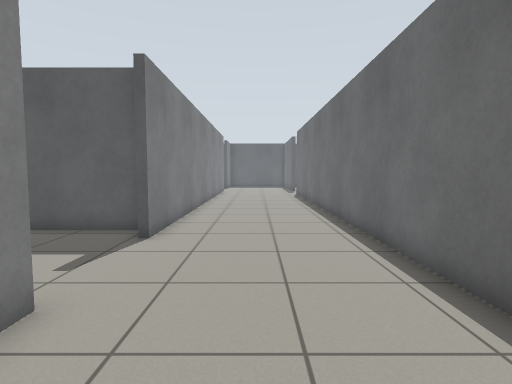
view 1 (above)

24 first-person views from a walk through a Gazebo world. The camera is 0.94 m above the floor, tilts 4° down and sees 80° across. The floor is counted in squares, 0.5 m on a side. Each view is taken from the middle of a square. On the plan, view 1 faces up. The plan holds only what a view shows up to about 16 squares ahead; the rest is blank.

view 2
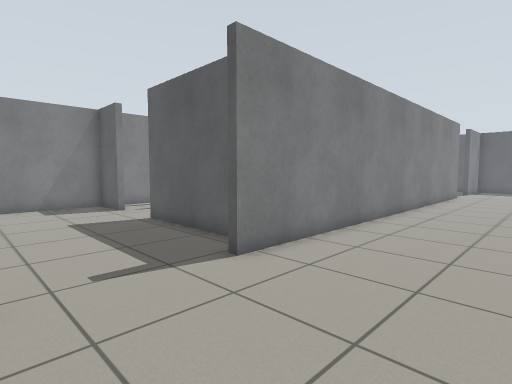

view 3
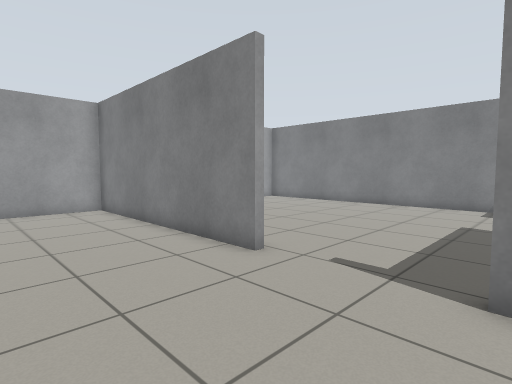

view 4
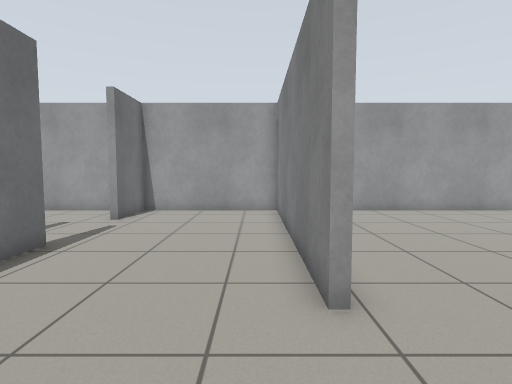

view 5
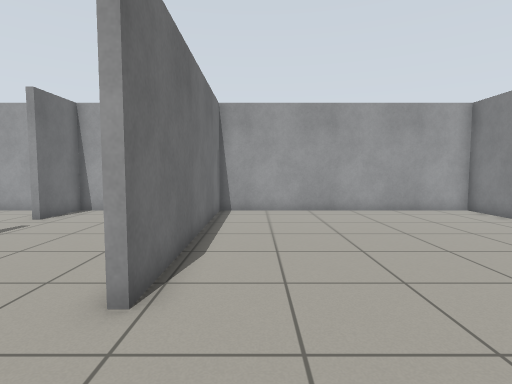

view 6
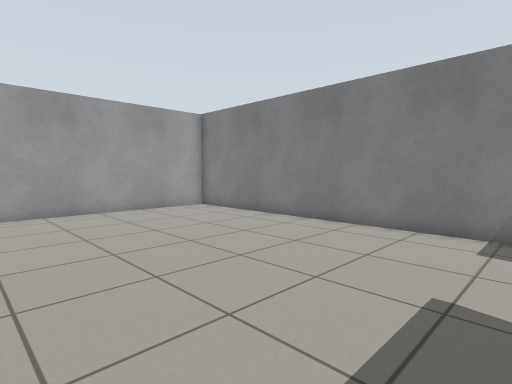

view 7
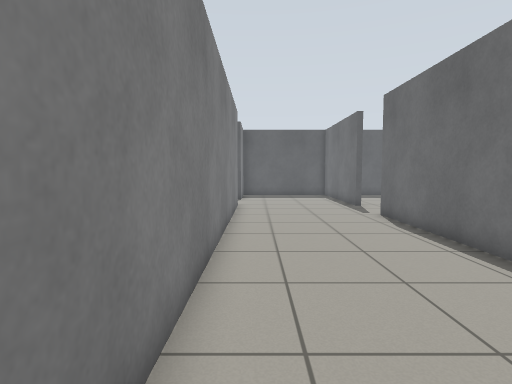

view 8
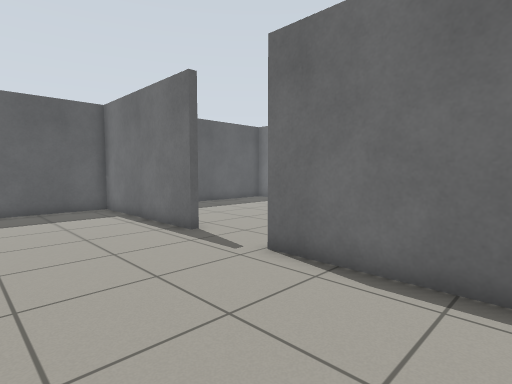

view 9
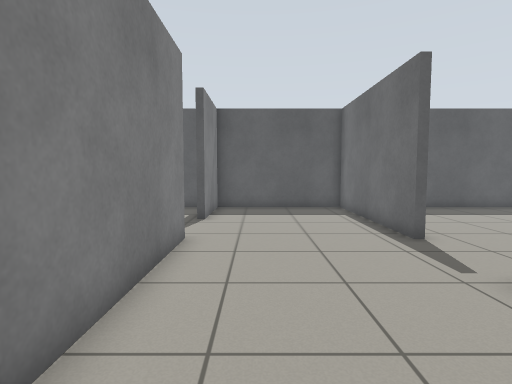

view 10
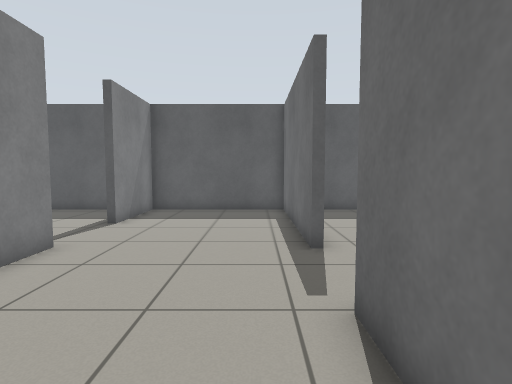

view 11
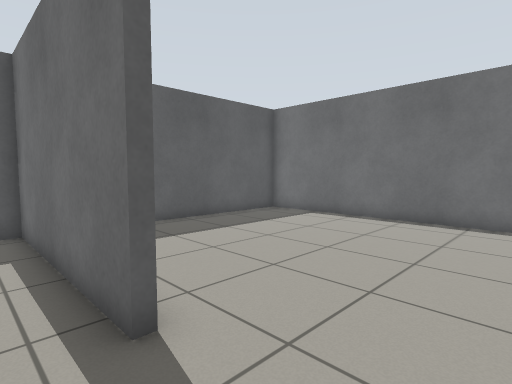

view 12
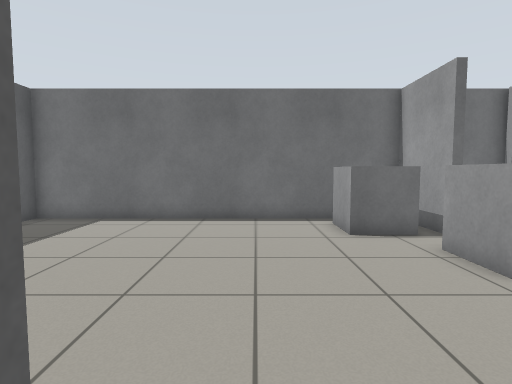

view 13
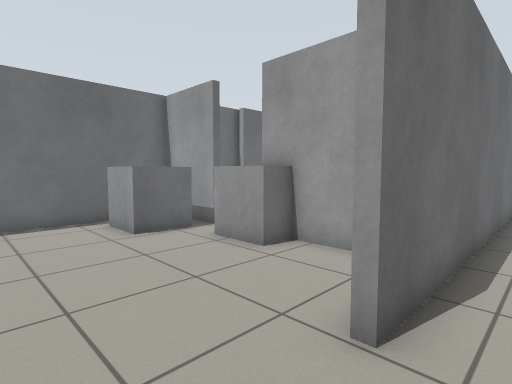

view 14
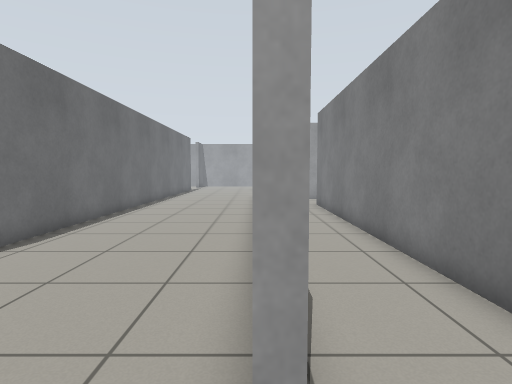

view 15
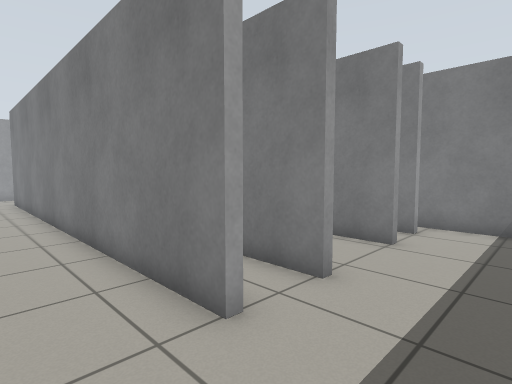

view 16
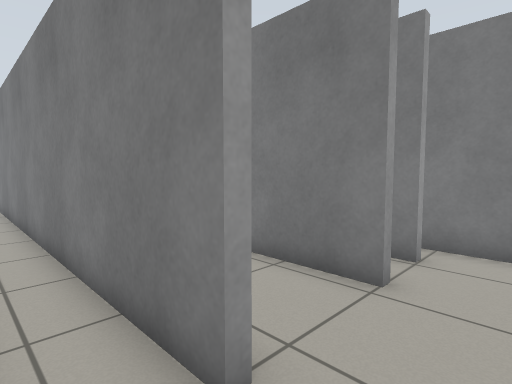

view 17
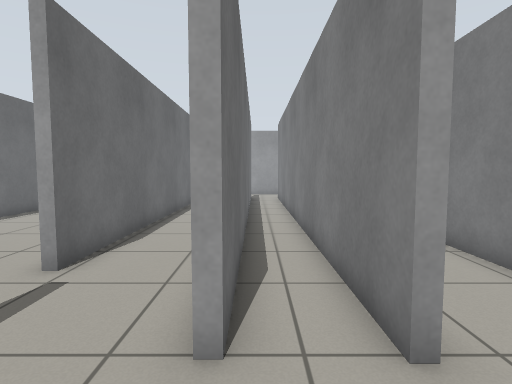

view 18
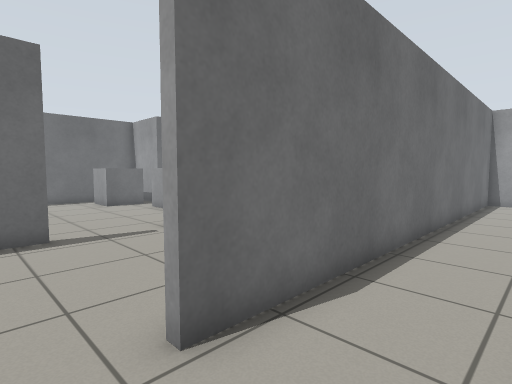

view 19
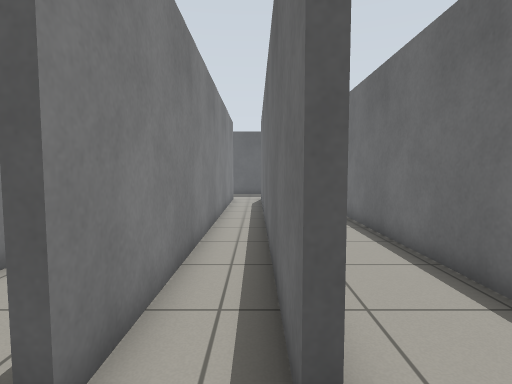

view 20
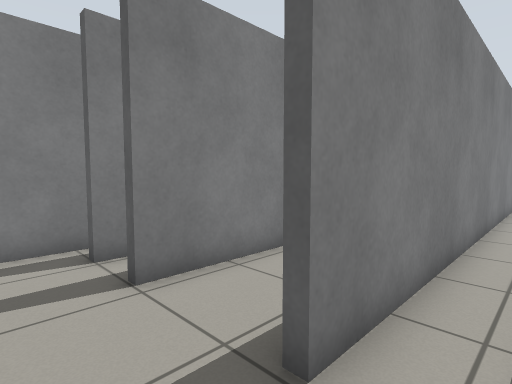

view 21
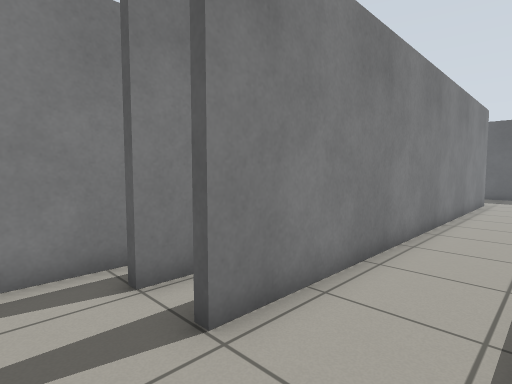

view 22
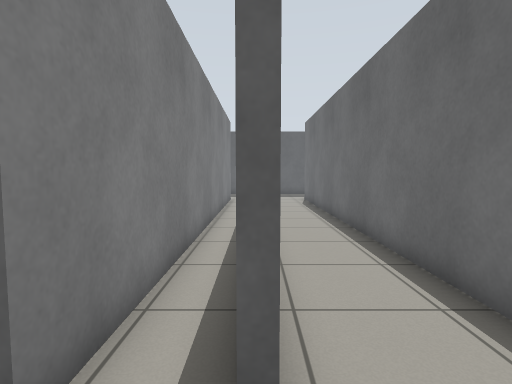

view 23
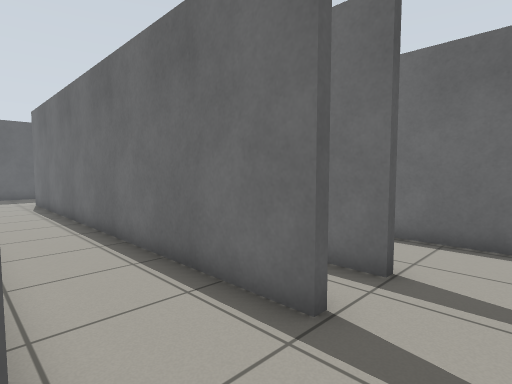

view 24
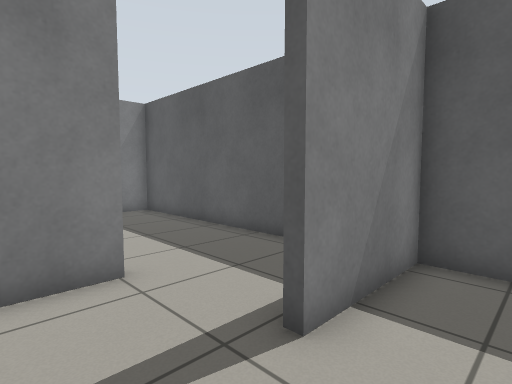

### Floor plan
Points are (right, up) in squares from view 1. A wall is a line through its corners. A room is listed if a view was taken in it or the views show most of it. See-through windows are left out.
Room 1 (views 1, 2, 3, 4, 7, 8, 9, 10, 11, 12, 13, 24)
walls: (-3, 4) (-3, -6.3) (3.3, -6.3) (3.3, -3.6); (3.3, 3.7) (3.3, 25); (3.3, 0.4) (3.3, 1.9); (-3, 28.4) (-3, 8.4); (3.8, 28.3) (3.3, 28.3) (3.3, 35.6) (-3, 35.6) (-3, 31.7)
ways out: opening at (-3, 6) to room 2; opening at (-3, 30) to room 3; opening at (3, 26.5) to room 6; opening at (3, -1.5)
Room 2 (views 5, 6)
walls: (-12.6, 9.5) (-15, 9.5) (-15, -6.3) (-3.3, -6.3) (-3.3, 4) (-3, 4); (-3, 8.4) (-3.4, 8.4); (-3.6, 9.5) (-9.5, 9.5)
ways out: opening at (-3, 6) to room 1; opening at (-11, 10) to room 5
Room 3 (views 14, 15, 18)
walls: (-6.4, 31.1) (-6.4, 13.5); (-3, 31.7) (-3.4, 31.7); (-4, 35.6) (-6.5, 35.6); (-4.4, 9.8) (-3.3, 9.8) (-3.3, 28.4) (-3, 28.4)
ways out: opening at (-3, 30) to room 1; opening at (-7, 12) to room 4; opening at (-7, 33.5) to room 4
Room 4 (views 16, 17, 19, 20)
walls: (-8.5, 31.2) (-8.5, 13.1); (-6.2, 13.1) (-6.7, 13.1) (-6.7, 31.1); (-6.5, 35.6) (-8.5, 35.6)
ways out: opening at (-7, 12) to room 3; opening at (-7, 33.5) to room 3; opening at (-9, 12) to room 5; opening at (-9, 33.5) to room 5
Room 5 (views 21, 22, 23)
walls: (-13.7, 27.1) (-13.7, 12.9); (-12.2, 31.2) (-11.8, 31.2) (-11.8, 13.1) (-12.2, 13.1); (-13.7, 31) (-13.7, 30.4); (-8.9, 31.2) (-8.5, 31.2); (-8.5, 13.1) (-8.8, 13.1) (-8.8, 30.6); (-15, 13.5) (-15, 11.4); (-8.5, 35.6) (-15, 35.6) (-15, 30.6)
ways out: opening at (-11, 10) to room 2; opening at (-9, 12) to room 4; opening at (-9, 33.5) to room 4
Room 6 (no view inside)
walls: (5.4, 21.4) (7.5, 21.4); (10.6, 21.4) (13.9, 21.4) (13.9, 35.6) (5.2, 35.6)
ways out: opening at (3, 26.5) to room 1
objects: grey box (7, 21) to (9, 22); grey box (11, 23) to (13, 24)

Where each view was taken, in squares from view 1:
view 1: 0 up, 0 right, facing up
view 2: 4 up, 2 right, facing up-left
view 3: 9 up, 2 right, facing down-left
view 4: 8 up, 2 left, facing down
view 5: 8 up, 5 left, facing down
view 6: 8 up, 5 left, facing down-left
view 7: 12 up, 2 left, facing up
view 8: 20 up, 2 left, facing up-right
view 9: 20 up, 1 left, facing up
view 10: 21 up, 2 right, facing up
view 11: 25 up, 2 right, facing up-right
view 12: 27 up, 2 right, facing right
view 13: 28 up, 2 right, facing down-right
view 14: 30 up, 3 left, facing down
view 15: 34 up, 4 left, facing down-left
view 16: 33 up, 7 left, facing down-left
view 17: 34 up, 7 left, facing down
view 18: 30 up, 6 left, facing down-right
view 19: 11 up, 7 left, facing up
view 20: 11 up, 7 left, facing up-left
view 21: 11 up, 9 left, facing up-left
view 22: 11 up, 12 left, facing up
view 23: 11 up, 12 left, facing up-right
view 24: 29 up, 1 left, facing up-left
